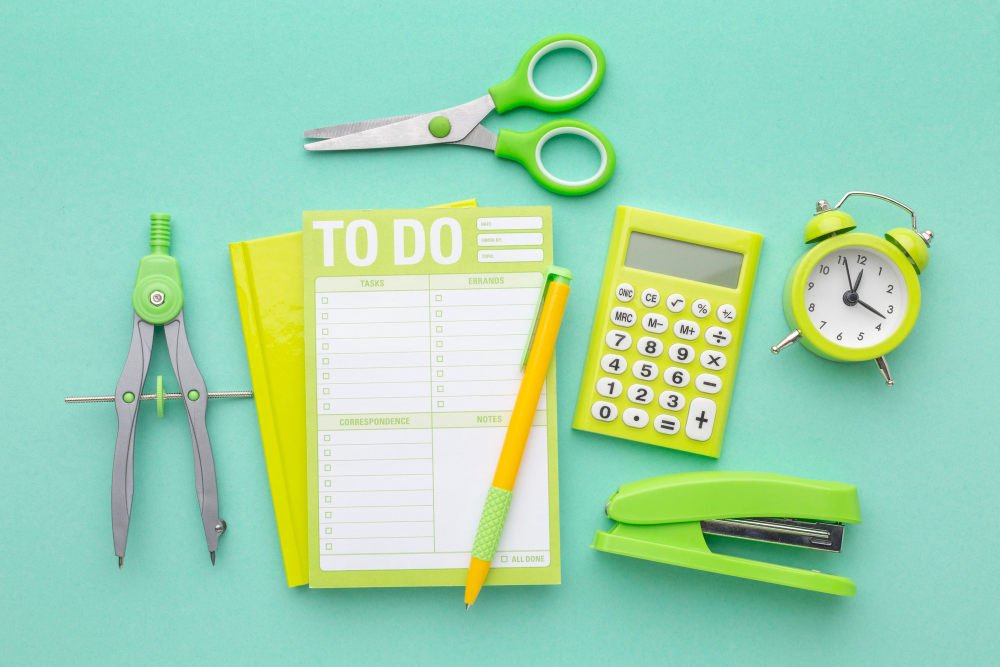
#> input picture angle_03.jpg, 2000 x 1333 px (shown at 1/2 size)
$ python main.py
#> lines starting #> are read from the running program, lines starting #| are printed output that depends on the picture
import cv2
import numpy as np

points = []
img = cv2.imread("angle_03.jpg")
#> img is the input picture: shape (1333, 2000, 3); mean B, G, R 177.2, 213.1, 157.8
img = cv2.resize(img,(1280,720))
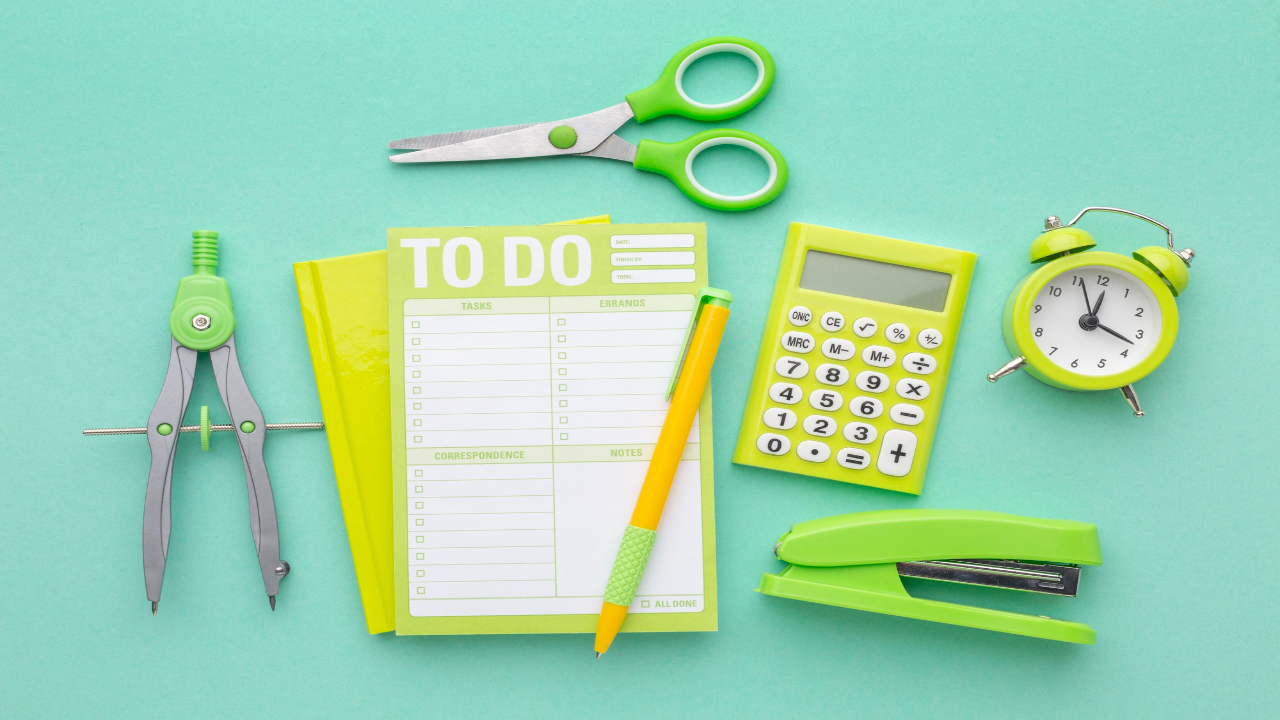
#> img: shape (720, 1280, 3); mean B, G, R 177.1, 213, 157.6
img_copy = img.copy()


# [56 lines left out: functions calculate_angle, mouse_click, not called in this run]

cv2.namedWindow("Image")
cv2.setMouseCallback("Image", mouse_click)

while True:
    cv2.imshow("Image", img)
    key = cv2.waitKey(1) & 0xFF
#> (key q is pressed here)

    if key == ord('r'):
        img = img_copy.copy()
        points = []
        print("🔄 Reset all points")

    if key == ord('q'):
        cv2.imwrite('output.png',img)
        break

cv2.destroyAllWindows()

$ run again, with angle_01.jpg copied over angle_03.jpg
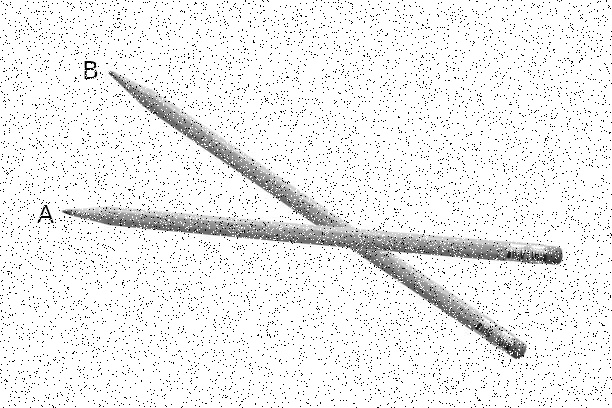
#> input picture angle_01.jpg, 612 x 408 px
#> img is the input picture: shape (408, 612, 3); min 0, max 255, mean 238
#> `img = cv2.resize(img,(1280,720))`:
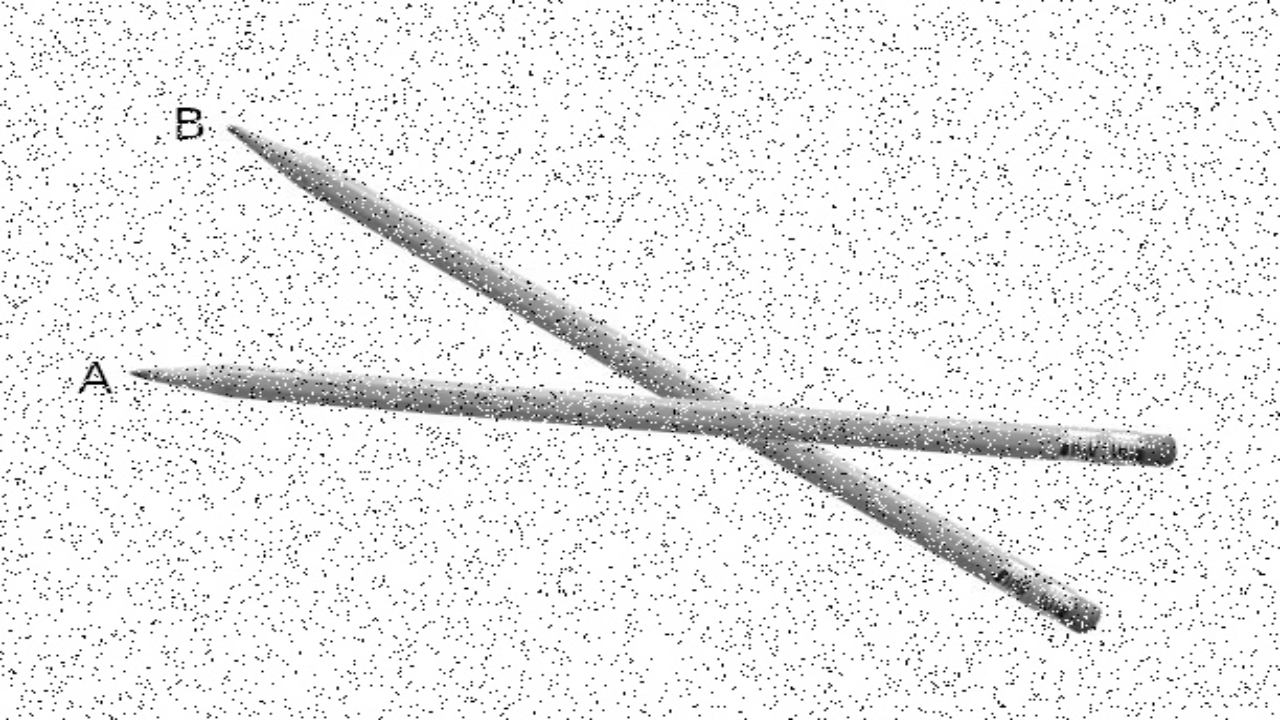
#> img: shape (720, 1280, 3); min 0, max 255, mean 237.9

$ run again, with angle_02.jpg copied over angle_03.jpg
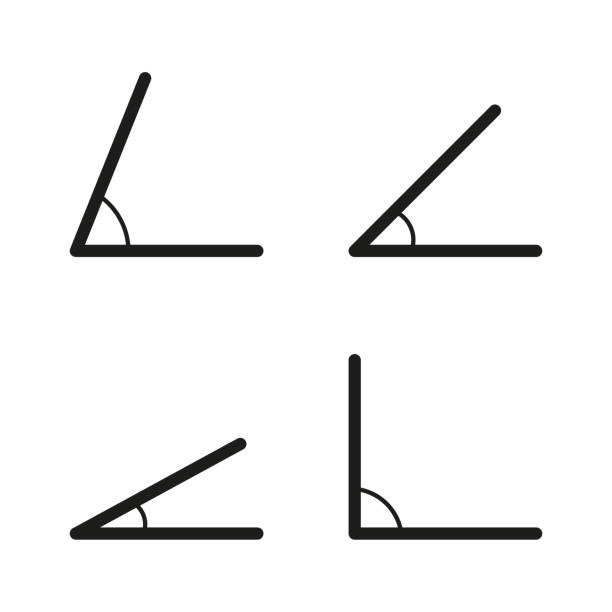
#> input picture angle_02.jpg, 612 x 612 px
#> img is the input picture: shape (612, 612, 3); mean B, G, R 243.3, 243.4, 243.4
#> `img = cv2.resize(img,(1280,720))`:
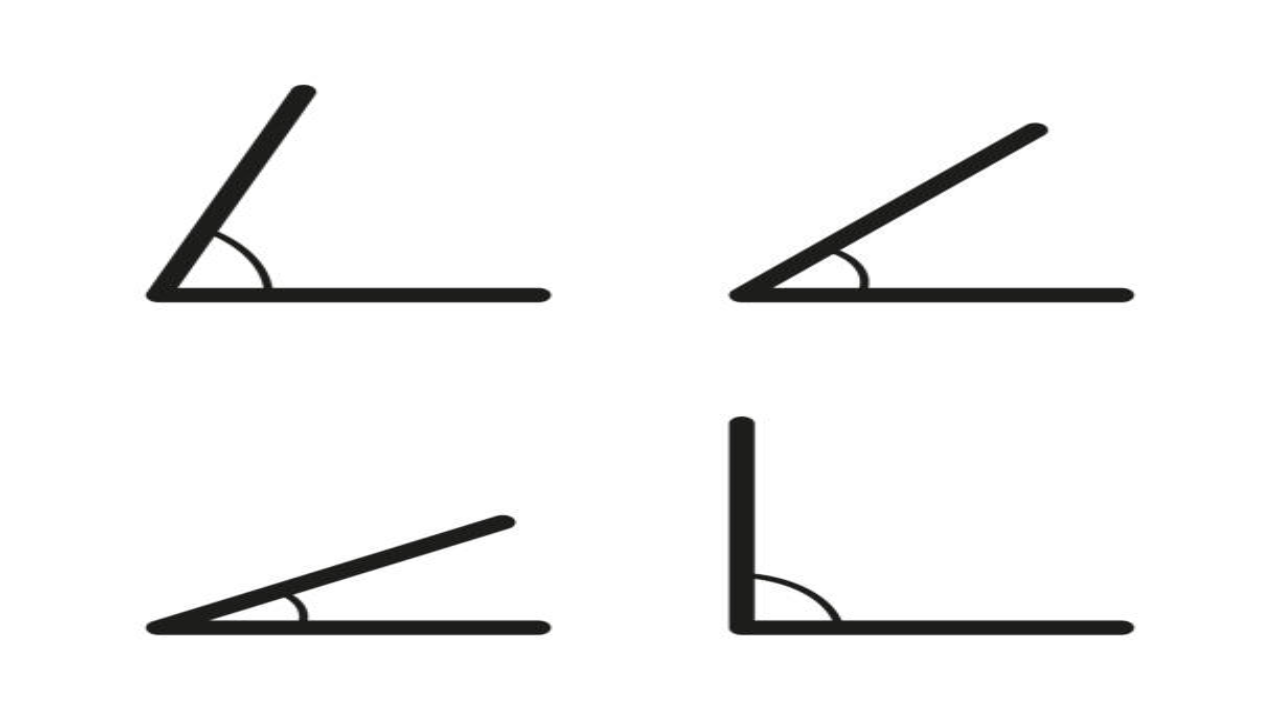
#> img: shape (720, 1280, 3); mean B, G, R 243.3, 243.4, 243.4
